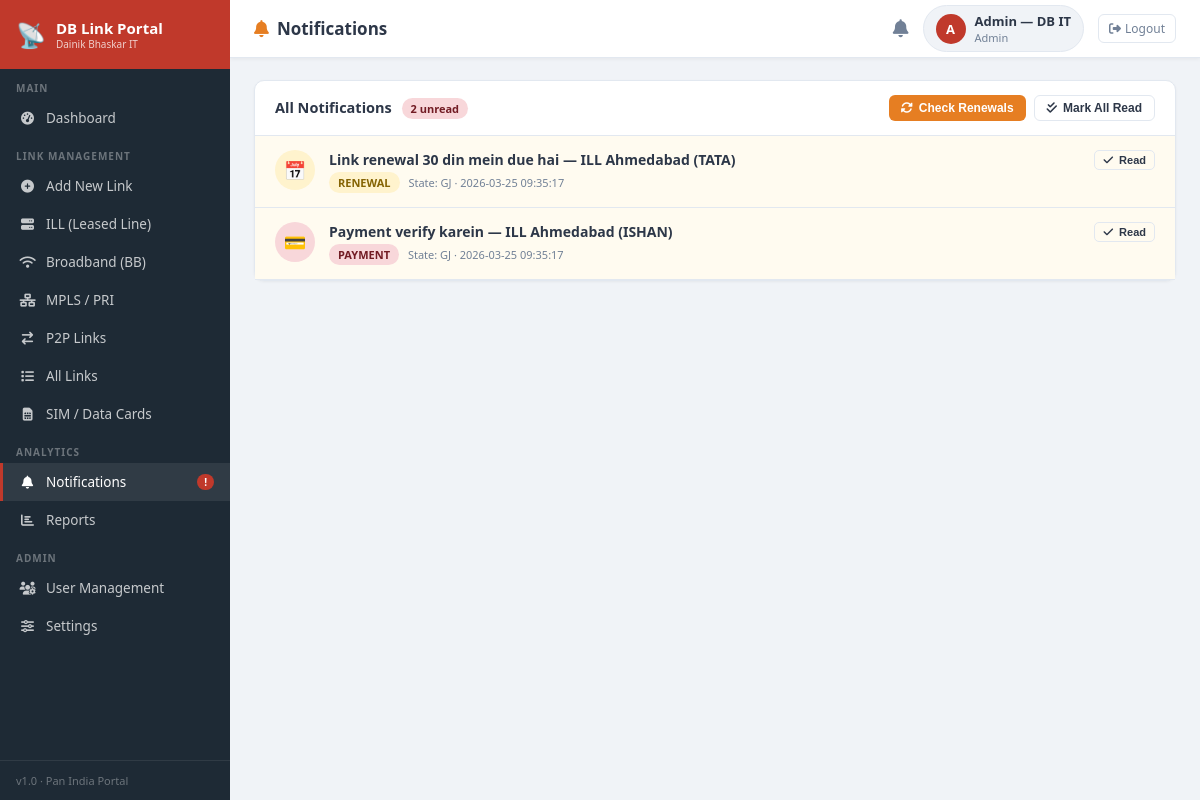
Page /notifications (signed in) on the committed database.
### tables this page shows
CREATE TABLE notifications (
    id INTEGER PRIMARY KEY AUTOINCREMENT,
    link_id INTEGER DEFAULT 0,
    message TEXT NOT NULL,
    type TEXT DEFAULT 'info',
    is_read INTEGER DEFAULT 0,
    state TEXT DEFAULT '',
    created_at TEXT DEFAULT (datetime('now','localtime'))
);

### app.py (the view)
@app.route('/notifications')
@login_required
def notifications():
    db = get_db()
    conds, params = ['1=1'], []
    if session['role']=='engineer' and session.get('state'):
        conds.append('state=?'); params.append(session['state'])
    where = 'WHERE '+' AND '.join(conds)
    notifs = db.execute(f'SELECT * FROM notifications {where} ORDER BY created_at DESC', params).fetchall()
    unread = qone(db, f'SELECT COUNT(*) FROM notifications {where} AND is_read=0', params)
    db.close()
    return render_template('notifications.html', notifs=notifs, unread=unread)

### app.py (called while the page is built)
def get_db():
    conn = sqlite3.connect(DB_PATH)
    conn.row_factory = sqlite3.Row
    return conn

def qone(conn, sql, params=()):
    row = conn.execute(sql, list(params)).fetchone()
    return row[0] if row else 0

def login_required(f):
    @functools.wraps(f)
    def w(*a,**k):
        if 'user_id' not in session: return redirect(url_for('login'))
        return f(*a,**k)
    return w

### templates/notifications.html (shortened to what this page needs)
{% extends 'base.html' %}
{% block page_title %}<i class="fas fa-bell" style="color:var(--orange);margin-right:8px"></i>Notifications{% endblock %}
{% block content %}
<div class="card">
  <div class="card-header">
    <span>All Notifications {% if unread > 0 %}<span class="badge b-red" style="margin-left:6px">{{ unread }} unread</span>{% endif %}</span>
    <div style="display:flex;gap:8px">
      {% if session.get('role')=='admin' %}
      <button class="btn btn-orange btn-sm" onclick="checkRenewals(this)"><i class="fas fa-rotate"></i> Check Renewals</button>
      {% endif %}
      <form method="POST" action="/notifications/read-all" style="display:inline">
        <button class="btn btn-outline btn-sm" type="submit"><i class="fas fa-check-double"></i> Mark All Read</button>
      </form>
    </div>
  </div>
  {% if notifs %}
  {% for n in notifs %}
  <div style="padding:14px 20px;border-bottom:1px solid var(--border);display:flex;align-items:flex-start;gap:14px;{{ 'background:#fffbf0' if not n['is_read'] else '' }}" id="notif-{{ n['id'] }}">
    <div style="width:40px;height:40px;border-radius:50%;flex-shrink:0;display:flex;align-items:center;justify-content:center;font-size:18px;background:{{ '#fff3cd' if n['type']=='renewal' else '#f8d7da' if n['type']=='payment' else '#d1ecf1' }}">
      {{ '📅' if n['type']=='renewal' else '💳' if n['type']=='payment' else '🔔' }}
    </div>
    <div style="flex:1">
      <div style="font-size:14px;font-weight:{{ '700' if not n['is_read'] else '400' }}">{{ n['message'] }}</div>
      <div style="font-size:11px;color:var(--muted);margin-top:3px">
        <span class="badge {{ 'b-yellow' if n['type']=='renewal' else 'b-red' if n['type']=='payment' else 'b-blue' }}" style="margin-right:6px">{{ n['type'].upper() }}</span>
        State: {{ n['state'] or 'All' }} · {{ n['created_at'] }}
      </div>
    </div>
    <div style="display:flex;gap:6px;align-items:center">
      {% if not n['is_read'] %}
      <button class="btn btn-outline btn-xs" onclick="markRead({{ n['id'] }})"><i class="fas fa-check"></i> Read</button>
      {% else %}
      <span style="font-size:12px;color:var(--green)"><i class="fas fa-check-circle"></i></span>
      {% endif %}
    </div>
  </div>
  {% endfor %}
  {% else %}
  <div style="padding:70px;text-align:center;color:var(--muted)">
    <i class="fas fa-bell-slash" style="font-size:40px;display:block;margin-bottom:10px"></i>
    No notifications found
  </div>
  {% endif %}
</div>
{% endblock %}

### templates/base.html (style rules this page uses)
:root { --red:#c0392b;--red2:#96281b;--dark:#1e2a35;--dark2:#2c3e50; --bg:#f0f3f7;--card:#fff;--border:#e2e8f0; --green:#27ae60;--orange:#e67e22;--blue:#2980b9;--purple:#8e44ad; --text:#2d3748;--muted:#718096; }
* { margin:0;padding:0;box-sizing:border-box }
body { font-family:'Segoe UI',Tahoma,sans-serif;background:var(--bg);color:var(--text);display:flex;min-height:100vh }
.card { background:var(--card);border-radius:10px;border:1px solid var(--border);box-shadow:0 1px 3px rgba(0,0,0,.05) }
.card-header { padding:14px 20px;border-bottom:1px solid var(--border);font-size:14.5px;font-weight:600;display:flex;align-items:center;justify-content:space-between;gap:10px }
.badge { display:inline-flex;align-items:center;gap:3px;padding:3px 9px;border-radius:20px;font-size:11px;font-weight:700;white-space:nowrap }
.b-red { background:#f8d7da;color:#721c24 }
.b-yellow { background:#fff3cd;color:#856404 }
.btn { display:inline-flex;align-items:center;gap:6px;padding:8px 16px;border-radius:7px;border:none;cursor:pointer;font-size:13px;font-weight:600;text-decoration:none;transition:all .18s;white-space:nowrap }
.btn-orange { background:var(--orange);color:#fff }
.btn-outline { background:none;border:1px solid var(--border);color:var(--text) }
.btn-sm { padding:5px 12px;font-size:12px;border-radius:6px }
.btn-xs { padding:3px 8px;font-size:11px;border-radius:5px }

### rows in the picture
notifications: type "📅", message "Link renewal 30 din mein due hai — ILL Ahmedabad (TATA)", type "RENEWAL", state "GJ", created_at "2026-03-25 09:35:17"
notifications: type "💳", message "Payment verify karein — ILL Ahmedabad (ISHAN)", type "PAYMENT", state "GJ", created_at "2026-03-25 09:35:17"

### other values in the picture
{{ (session.get('full_name') or session.get('username','U'))[0].upper() }} "A"
{{ session.get('full_name') or session.get('username') }} "Admin — DB IT"
{{ session.get('role','').title() }} "Admin"
{{ unread }} "2"
